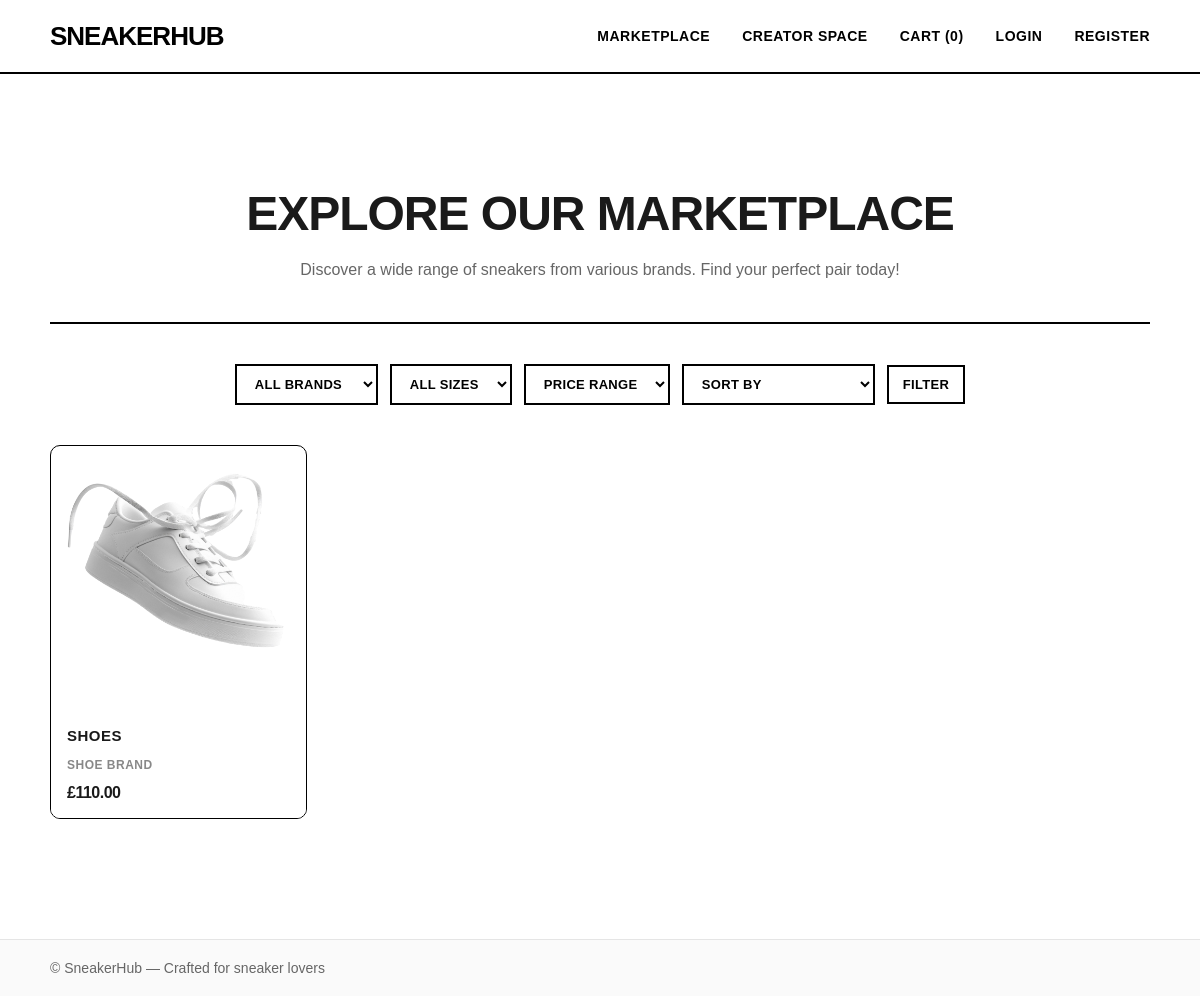
The app's page /marketplace/ with its own data.
### marketplace/models.py (models this page shows, shortened)
class Sneaker(models.Model):
    name = models.CharField(max_length=255)
    brand = models.CharField(max_length=255)
    size = models.DecimalField(max_digits=4, decimal_places=1)
    price = models.DecimalField(max_digits=10, decimal_places=2)
    description = models.TextField(blank=True, null=True)
    image = models.ImageField(upload_to='media/', blank=True, null=True)
    owner = models.ForeignKey(
        settings.AUTH_USER_MODEL,
        on_delete=models.CASCADE,
        related_name='sneakers'
    )
    created_at = models.DateTimeField(auto_now_add=True)
    updated_at = models.DateTimeField(auto_now=True)

### marketplace/views.py (the view)
# urls.py: path('marketplace/', marketplaceView, name='marketplace'),
def marketplaceView(request):
    brand_filter = request.GET.get('brand')
    if brand_filter:
        sneakers = Sneaker.objects.filter(brand=brand_filter).order_by('-created_at')
    else:
        sneakers = Sneaker.objects.all().order_by('-created_at')
    selected_brand = brand_filter or ''
    brands_qs = Sneaker.objects.values_list('brand', flat=True).distinct()
    brands = sorted([b for b in brands_qs if b])
    context = {
        'sneakers': sneakers,
        'brands': brands,
        'selected_brand': selected_brand,
    }
    return render(request, 'marketplace.html', context)

### templates/marketplace.html (shortened to what this page needs)
{% extends "base.html" %}
{% load static %}
{% block content %}
<section class="marketplace-intro">
    <h1>Explore Our Marketplace</h1>
    <p>Discover a wide range of sneakers from various brands. Find your perfect pair today!</p>
</section>
<section class="sneaker-listings">
    <form method="get" class="filter-search-bar">
        <select name="brand" class="filter-select">
            <option value="">All Brands</option>
        </select>
        <select class="filter-select">
            <option value="">All Sizes</option>
        </select>
        <select class="filter-select">
            <option value="">Price Range</option>
        </select>
        <select class="filter-select">
            <option value="">Sort By</option>
        </select>
        <button class="btn-secondary" type="submit">Filter</button>
    </form>
    <div class="sneaker-grid">
        {% for sneaker in sneakers %}
        <article class="card">
            <a href="{% url 'sneaker_detail' sneaker.id %}">
                <img src="{{ sneaker.image.url }}" alt="{{ sneaker.name }}" class="card-img">
            </a>
            <div class="card-body">
                <h3>{{ sneaker.name }}</h3>
                <p class="brand">{{ sneaker.brand }}</p>
                <div class="card-footer">
                    <span class="price">£{{ sneaker.price }}</span>
                </div>
            </div>
        </article>
        {% empty %}
        <p>No sneakers available at the moment. Please check back later.</p>
        {% endfor %}
    </div>
</section>
{% endblock %}

### static/css/styles.css (style rules this page uses)
body { margin: 0; font-family: Arial, sans-serif; background: white; color: #1a1a1a; }
.btn-secondary { display: inline-block; background: #fff; color: #000; padding: 12px 28px; border-radius: 0; text-decoration: none; font-weight: 900; border: 2px solid #000; cursor: pointer; margin-bottom: 20px; text-transform: uppercase; letter-spacing: 0.5px; font-size: 13px; transition: all 0.3s ease; }
.sneaker-grid { display: grid; grid-template-columns: repeat(auto-fill, minmax(220px, 1fr)); gap: 24px; margin: 40px 0; }
.card { border: 1px solid #000; border-radius: 10px; padding: 0; overflow: hidden; background: #fff; transition: all 0.3s ease; position: relative; }
.card a { display: block; position: relative; overflow: hidden; }
.card-img { width: 100%; height: 260px; object-fit: cover; transition: transform 0.3s ease; }
.card-body { padding: 16px; background: #fff; }
.card-body h3 { font-size: 15px; font-weight: 700; margin: 0 0 8px 0; text-transform: uppercase; letter-spacing: 0.5px; line-height: 1.3; }
.card-body .brand { color: #888; font-size: 12px; text-transform: uppercase; letter-spacing: 0.5px; font-weight: 600; margin-bottom: 12px; display: block; }
.card-footer { margin-top: 12px; display: flex; justify-content: space-between; align-items: center; }
.price { font-weight: 900; font-size: 16px; letter-spacing: -0.5px; }
.filter-search-bar { margin: 32px 0; justify-content: center; display: flex; flex-wrap: wrap; align-items: center; gap: 12px; }
.filter-select { padding: 10px 14px; border: 2px solid #000; border-radius: 0; font-size: 13px; font-weight: 600; text-transform: uppercase; letter-spacing: 0.3px; background: #fff; color: #000; cursor: pointer; transition: all 0.3s ease; }
.filter-search-bar button { padding: 10px 14px; border: 2px solid #000; border-radius: 0; font-size: 13px; font-weight: 900; text-transform: uppercase; letter-spacing: 0.3px; background: #fff; color: #000; cursor: pointer; transition: all 0.3s ease; height: auto; margin: 0; }
.marketplace-intro { text-align: center; margin-bottom: 40px; padding: 40px 0; border-bottom: 2px solid #000; }
.marketplace-intro h1 { font-size: 48px; font-weight: 900; text-transform: uppercase; letter-spacing: -1px; margin-bottom: 16px; }
.marketplace-intro p { font-size: 16px; color: #666; max-width: 600px; margin: 0 auto; line-height: 1.6; }

### records on screen
Sneaker: image (picture), name "SHOES", brand "SHOE BRAND", price "110.00"

### other values on screen
{{ cart.count|default:0 }} "0"
